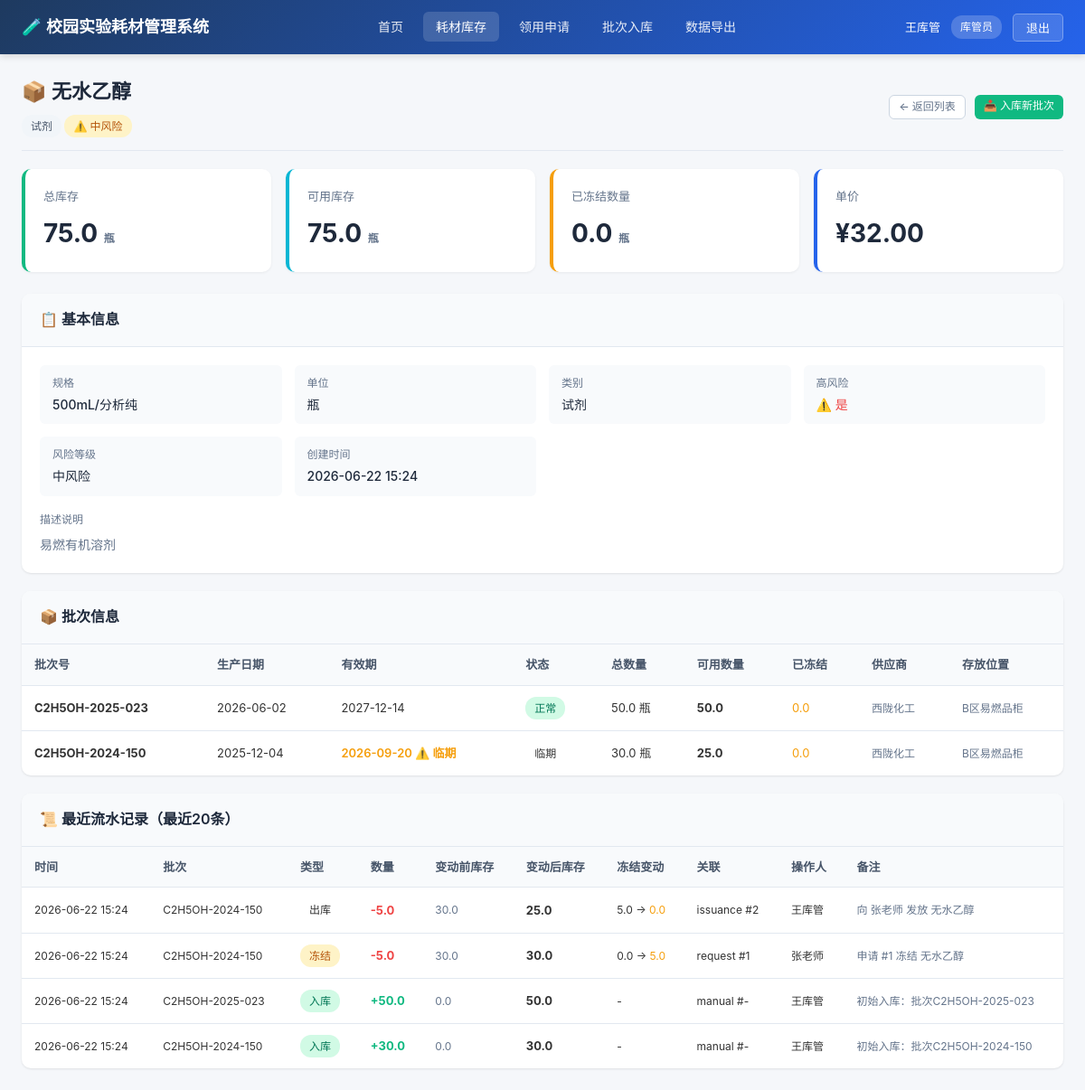
The page /supplies/2 (signed in) on the database its author committed.
### models.py (models this page shows)
class User(Base):
    __tablename__ = "users"
    id = Column(Integer, primary_key=True, index=True)
    username = Column(String(50), unique=True, index=True, nullable=False)
    password = Column(String(100), nullable=False)
    full_name = Column(String(100), nullable=False)
    role = Column(String(20), nullable=False)  # teacher, keeper, director
    department = Column(String(100), default="")
    created_at = Column(DateTime, default=datetime.now)
    created_plans = relationship("ExperimentPlan", back_populates="creator")
    submitted_requests = relationship("SupplyRequest", back_populates="applicant")
    approvals = relationship("ApprovalRecord", back_populates="approver")

class Supply(Base):
    __tablename__ = "supplies"
    id = Column(Integer, primary_key=True, index=True)
    name = Column(String(200), nullable=False)
    category = Column(String(50), nullable=False)  # reagent, glove, dish, etc.
    unit = Column(String(20), nullable=False)  # 瓶, 盒, 个, mL, etc.
    unit_price = Column(Float, nullable=False, default=0.0)
    is_high_risk = Column(Boolean, default=False)
    risk_level = Column(String(20), default="low")  # low, medium, high
    specification = Column(String(200), default="")
    description = Column(Text, default="")
    created_at = Column(DateTime, default=datetime.now)
    batches = relationship("SupplyBatch", back_populates="supply", cascade="all, delete-orphan")
    request_items = relationship("RequestItem", back_populates="supply")

class SupplyBatch(Base):
    __tablename__ = "supply_batches"
    id = Column(Integer, primary_key=True, index=True)
    supply_id = Column(Integer, ForeignKey("supplies.id"), nullable=False)
    batch_no = Column(String(50), nullable=False)
    production_date = Column(Date, nullable=False)
    expiry_date = Column(Date, nullable=False)
    total_quantity = Column(Float, nullable=False, default=0)
    available_quantity = Column(Float, nullable=False, default=0)
    frozen_quantity = Column(Float, nullable=False, default=0)
    supplier = Column(String(200), default="")
    storage_location = Column(String(200), default="")
    remark = Column(Text, default="")
    created_at = Column(DateTime, default=datetime.now)
    supply = relationship("Supply", back_populates="batches")
    transactions = relationship("InventoryTransaction", back_populates="batch")

class InventoryTransaction(Base):
    __tablename__ = "inventory_transactions"
    id = Column(Integer, primary_key=True, index=True)
    batch_id = Column(Integer, ForeignKey("supply_batches.id"), nullable=False)
    transaction_type = Column(String(20), nullable=False)
    quantity = Column(Float, nullable=False)
    balance_before = Column(Float, nullable=False)
    balance_after = Column(Float, nullable=False)
    frozen_before = Column(Float, default=0)
    frozen_after = Column(Float, default=0)
    reference_type = Column(String(50), default="")  # request, issuance, manual
    reference_id = Column(Integer, nullable=True)
    operator_id = Column(Integer, ForeignKey("users.id"), nullable=True)
    remark = Column(Text, default="")
    created_at = Column(DateTime, default=datetime.now)
    batch = relationship("SupplyBatch", back_populates="transactions")
    operator = relationship("User")

### main.py (the view)
@app.get("/supplies/{supply_id}", response_class=HTMLResponse)
async def supply_detail(
    request: Request,
    supply_id: int,
    current_user: models.User = Depends(get_current_user),
    db: Session = Depends(get_db)
):
    supply = db.query(models.Supply).filter(models.Supply.id == supply_id).first()
    if not supply:
        raise HTTPException(status_code=404, detail="耗材不存在")
    total_stock = inv.get_supply_total_stock(db, supply_id)
    available = inv.get_supply_total_available(db, supply_id)
    total_frozen = sum(b.frozen_quantity for b in supply.batches)
    recent_txns = inv.get_recent_transactions(db, supply_id, limit=20)
    return templates.TemplateResponse("supplies/detail.html", {
        "request": request,
        "current_user": current_user,
        "supply": supply,
        "total_stock": total_stock,
        "available": available,
        "total_frozen": total_frozen,
        "recent_txns": recent_txns,
        "CATEGORY_MAP": CATEGORY_MAP,
        "RISK_MAP": RISK_MAP,
        "ROLE_MAP": ROLE_MAP,
        "TXN_TYPE_MAP": TXN_TYPE_MAP,
        "is_batch_expired": inv.is_batch_expired,
        "today": date.today()
    })

### templates/supplies/detail.html (shortened to what this page needs)
{% extends "base.html" %}
{% block content %}
<div class="page-header">
    <div>
        <div class="page-title">📦 {{ supply.name }}</div>
        <div class="text-muted text-sm mt-1">
            <span class="badge badge-default">{{ CATEGORY_MAP.get(supply.category, supply.category) }}</span>
            {% if supply.is_high_risk %}
            <span class="badge badge-{{ supply.risk_level }}">⚠️ {{ RISK_MAP.get(supply.risk_level, supply.risk_level) }}</span>
            {% else %}
            <span class="badge badge-low">{{ RISK_MAP.get(supply.risk_level, supply.risk_level) }}</span>
            {% endif %}
        </div>
    </div>
    <div class="page-actions">
        <a href="/supplies" class="btn btn-outline btn-sm">← 返回列表</a>
        {% if current_user.role == 'keeper' %}
        <a href="/batches/new?supply_id={{ supply.id }}" class="btn btn-success btn-sm">📥 入库新批次</a>
        {% endif %}
    </div>
</div>
<div class="stats-grid">
    <div class="stat-card success">
        <div class="stat-label">总库存</div>
        <div class="stat-value">{{ total_stock }} <span class="text-sm text-muted">{{ supply.unit }}</span></div>
    </div>
    <div class="stat-card info">
        <div class="stat-label">可用库存</div>
        <div class="stat-value">{{ available }} <span class="text-sm text-muted">{{ supply.unit }}</span></div>
    </div>
    <div class="stat-card warning">
        <div class="stat-label">已冻结数量</div>
        <div class="stat-value">{{ total_frozen }} <span class="text-sm text-muted">{{ supply.unit }}</span></div>
    </div>
    <div class="stat-card">
        <div class="stat-label">单价</div>
        <div class="stat-value">¥{{ "%.2f"|format(supply.unit_price) }}</div>
    </div>
</div>
<div class="card">
    <div class="card-header">
        <div class="card-title">📋 基本信息</div>
    </div>
    <div class="card-body">
        <div class="detail-grid">
            <div class="detail-item">
                <div class="detail-label">规格</div>
                <div class="detail-value">{{ supply.specification or '-' }}</div>
            </div>
            <div class="detail-item">
                <div class="detail-label">单位</div>
                <div class="detail-value">{{ supply.unit }}</div>
            </div>
            <div class="detail-item">
                <div class="detail-label">类别</div>
                <div class="detail-value">{{ CATEGORY_MAP.get(supply.category, supply.category) }}</div>
            </div>
            <div class="detail-item">
                <div class="detail-label">高风险</div>
                <div class="detail-value">
                    {% if supply.is_high_risk %}<span class="text-danger">⚠️ 是</span>{% else %}否{% endif %}
                </div>
            </div>
            <div class="detail-item">
                <div class="detail-label">风险等级</div>
                <div class="detail-value">{{ RISK_MAP.get(supply.risk_level, supply.risk_level) }}</div>
            </div>
            <div class="detail-item">
                <div class="detail-label">创建时间</div>
                <div class="detail-value">{{ supply.created_at.strftime('%Y-%m-%d %H:%M') if supply.created_at else '-' }}</div>
            </div>
        </div>
        {% if supply.description %}
        <div class="mt-2">
            <div class="detail-label mb-1">描述说明</div>
            <div class="text-muted">{{ supply.description }}</div>
        </div>
        {% endif %}
    </div>
</div>
<div class="card">
    <div class="card-header">
        <div class="card-title">📦 批次信息</div>
    </div>
    <div class="table-responsive">
        <table>
            <thead>
                <tr>
                    <th>批次号</th>
                    <th>生产日期</th>
                    <th>有效期</th>
                    <th>状态</th>
                    <th>总数量</th>
                    <th>可用数量</th>
                    <th>已冻结</th>
                    <th>供应商</th>
                    <th>存放位置</th>
                </tr>
            </thead>
            <tbody>
                {% for b in supply.batches %}
                {% set expired = is_batch_expired(b) %}
                {% set near_expiry = (not expired) and (b.expiry_date - today).days <= 90 %}
                <tr class="{% if expired %}text-danger{% endif %}">
                    <td><strong>{{ b.batch_no }}</strong></td>
                    <td>{{ b.production_date.strftime('%Y-%m-%d') }}</td>
                    <td>
                        <span class="{% if expired %}expiry-expired{% elif near_expiry %}expiry-near{% endif %}">
                            {{ b.expiry_date.strftime('%Y-%m-%d') }}
                            {% if expired %} ❌ 已过期{% elif near_expiry %} ⚠️ 临期{% endif %}
                        </span>
                    </td>
                    <td>
                        {% if expired %}
                        <span class="badge badge-danger">已过期</span>
                        {% elif near_expiry %}
                        <span class="badge badge-warning">临期</span>
                        {% else %}
                        <span class="badge badge-low">正常</span>
                        {% endif %}
                    </td>
                    <td>{{ b.total_quantity }} {{ supply.unit }}</td>
                    <td><strong>{{ b.available_quantity }}</strong></td>
                    <td class="text-warning">{{ b.frozen_quantity }}</td>
                    <td class="text-muted text-sm">{{ b.supplier or '-' }}</td>
                    <td class="text-muted text-sm">{{ b.storage_location or '-' }}</td>
                </tr>
                {% endfor %}
            </tbody>
        </table>
    </div>
</div>
<div class="card">
    <div class="card-header">
        <div class="card-title">📜 最近流水记录（最近20条）</div>
    </div>
    <div class="table-responsive">
        <table>
            <thead>
                <tr>
                    <th>时间</th>
                    <th>批次</th>
                    <th>类型</th>
                    <th>数量</th>
                    <th>变动前库存</th>
                    <th>变动后库存</th>
                    <th>冻结变动</th>
                    <th>关联</th>
                    <th>操作人</th>
                    <th>备注</th>
                </tr>
            </thead>
            <tbody>
                {% for t in recent_txns %}
                <tr>
                    <td class="text-sm">{{ t.created_at.strftime('%Y-%m-%d %H:%M') }}</td>
                    <td class="text-sm">{{ t.batch.batch_no if t.batch else '-' }}</td>
                    <td>
                        <span class="badge {% if t.transaction_type == 'in' %}badge-low{% elif t.transaction_type == 'out' %}badge-danger{% elif t.transaction_type == 'freeze' %}badge-pending{% elif t.transaction_type == 'unfreeze' %}badge-approved{% else %}badge-default{% endif %}">
                            {{ TXN_TYPE_MAP.get(t.transaction_type, t.transaction_type) }}
                        </span>
                    </td>
                    <td class="{% if t.transaction_type in ['out', 'freeze'] %}text-danger{% else %}text-success{% endif %}">
                        <strong>
                            {% if t.transaction_type in ['out', 'freeze'] %}-{% else %}+{% endif %}{{ t.quantity }}
                        </strong>
                    </td>
                    <td class="text-muted text-sm">{{ t.balance_before }}</td>
                    <td><strong>{{ t.balance_after }}</strong></td>
                    <td class="text-sm">
                        {% if t.frozen_after != t.frozen_before %}
                        {{ t.frozen_before }} → <span class="text-warning">{{ t.frozen_after }}</span>
                        {% else %}-{% endif %}
                    </td>
                    <td class="text-sm">
                        {% if t.reference_type %}{{ t.reference_type }} #{{ t.reference_id or '-' }}{% else %}-{% endif %}
                    </td>
                    <td class="text-sm">{{ t.operator.full_name if t.operator else '-' }}</td>
                    <td class="text-muted text-sm">{{ t.remark or '-' }}</td>
                </tr>
                {% endfor %}
            </tbody>
        </table>
    </div>
</div>
{% endblock %}

### templates/base.html (shortened to what this page needs)
<!DOCTYPE html>
<html lang="zh-CN">
<head>
    <link rel="stylesheet" href="/static/style.css">
</head>
<body>
{% block navbar %}
<nav class="navbar">
    <div class="navbar-brand">
        <a href="/">🧪 校园实验耗材管理系统</a>
    </div>
    {% if current_user %}
    <ul class="navbar-nav">
        <li><a href="/" class="{% if request.url.path == '/' %}active{% endif %}">首页</a></li>
        <li><a href="/supplies" class="{% if '/supplies' in request.url.path %}active{% endif %}">耗材库存</a></li>
        <li><a href="/requests" class="{% if '/requests' in request.url.path %}active{% endif %}">领用申请</a></li>
        {% if current_user.role == 'keeper' %}
        <li><a href="/batches/new" class="{% if '/batches' in request.url.path %}active{% endif %}">批次入库</a></li>
        {% endif %}
        {% if current_user.role in ['keeper', 'director'] %}
        <li><a href="/export" class="{% if '/export' in request.url.path %}active{% endif %}">数据导出</a></li>
        {% endif %}
    </ul>
    <div class="navbar-user">
        <span>{{ current_user.full_name }}</span>
        <span class="role-badge">{{ ROLE_MAP.get(current_user.role, current_user.role) }}</span>
        <form action="/logout" method="post">
            <button type="submit">退出</button>
        </form>
    </div>
    {% endif %}
</nav>
{% endblock %}
<div class="main-container">
    {% block content %}{% endblock %}
</div>
</body>
</html>

### rows shown on the page
User: full_name "王库管", get "库管员"
Supply: name "无水乙醇", get "试剂", get "中风险", unit "瓶", unit_price "32.00", specification "500mL/分析纯", created_at "2026-06-22 15:24", description "易燃有机溶剂"
SupplyBatch: batch_no "C2H5OH-2025-023", production_date "2026-06-02", expiry_date "2027-12-14", shows "正常", total_quantity "50.0", available_quantity "50.0", frozen_quantity "0.0", supplier "西陇化工", storage_location "B区易燃品柜"
SupplyBatch: batch_no "C2H5OH-2024-150", production_date "2025-12-04", expiry_date "2026-09-20", shows "⚠️ 临期", total_quantity "30.0", available_quantity "25.0", frozen_quantity "0.0", supplier "西陇化工", storage_location "B区易燃品柜"
InventoryTransaction: created_at "2026-06-22 15:24", batch "C2H5OH-2024-150", get "出库", quantity "5.0", balance_before "30.0", balance_after "25.0", frozen_before "5.0", frozen_after "0.0", reference_type "issuance", reference "2", operator "王库管", remark "向 张老师 发放 无水乙醇"
InventoryTransaction: created_at "2026-06-22 15:24", batch "C2H5OH-2024-150", get "冻结", quantity "5.0", balance_before "30.0", balance_after "30.0", frozen_before "0.0", frozen_after "5.0", reference_type "request", reference "1", operator "张老师", remark "申请 #1 冻结 无水乙醇"
InventoryTransaction: created_at "2026-06-22 15:24", batch "C2H5OH-2025-023", get "入库", quantity "50.0", balance_before "0.0", balance_after "50.0", reference_type "manual", reference_id "-", operator "王库管", remark "初始入库：批次C2H5OH-2025-023"
InventoryTransaction: created_at "2026-06-22 15:24", batch "C2H5OH-2024-150", get "入库", quantity "30.0", balance_before "0.0", balance_after "30.0", reference_type "manual", reference_id "-", operator "王库管", remark "初始入库：批次C2H5OH-2024-150"

### other values the page prints
{{ total_stock }} "75.0"
{{ available }} "75.0"
{{ total_frozen }} "0.0"
